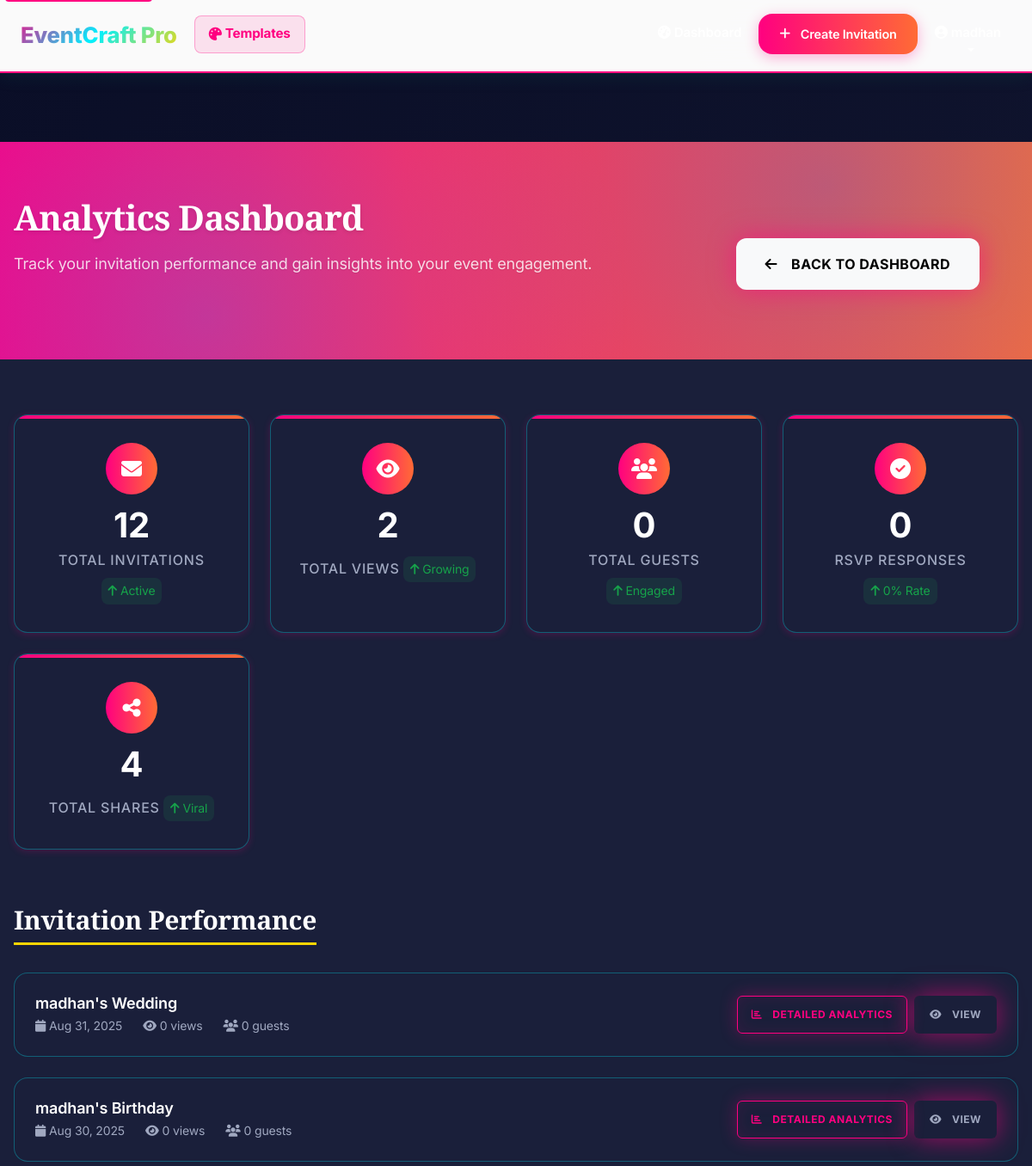
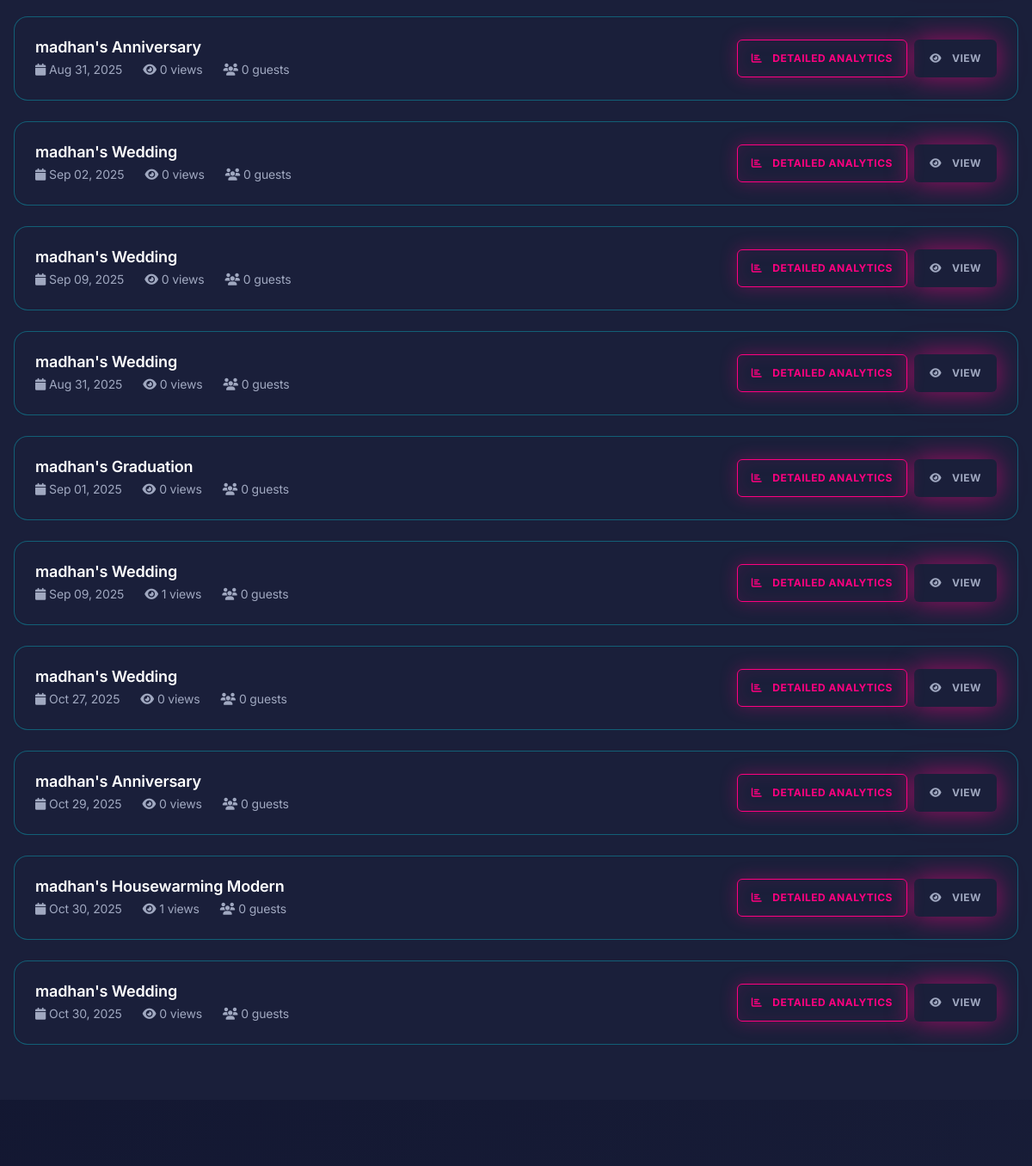
The page /analytics (signed in, upper part) on the database as committed earlier (2 pictures, top to bottom).
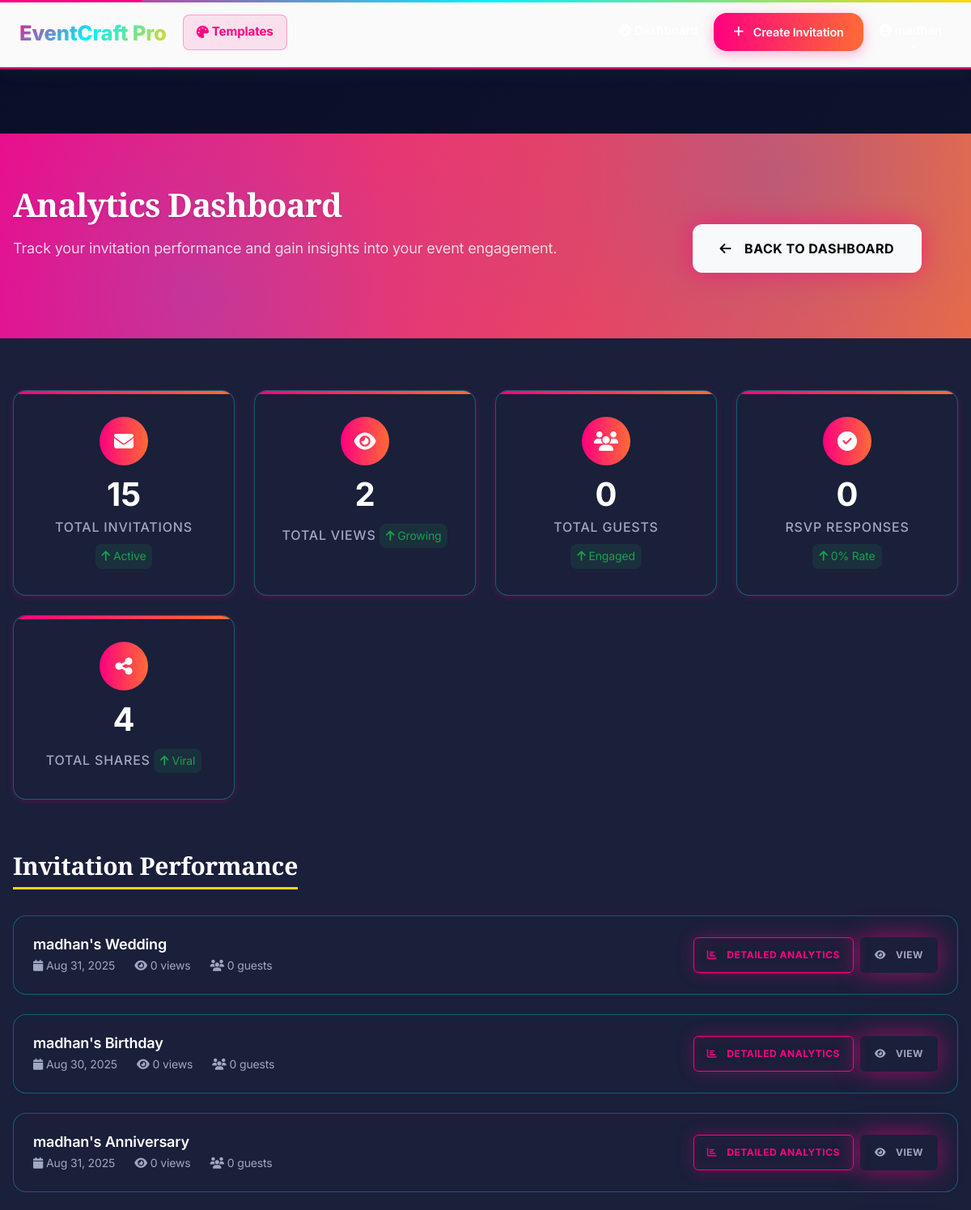
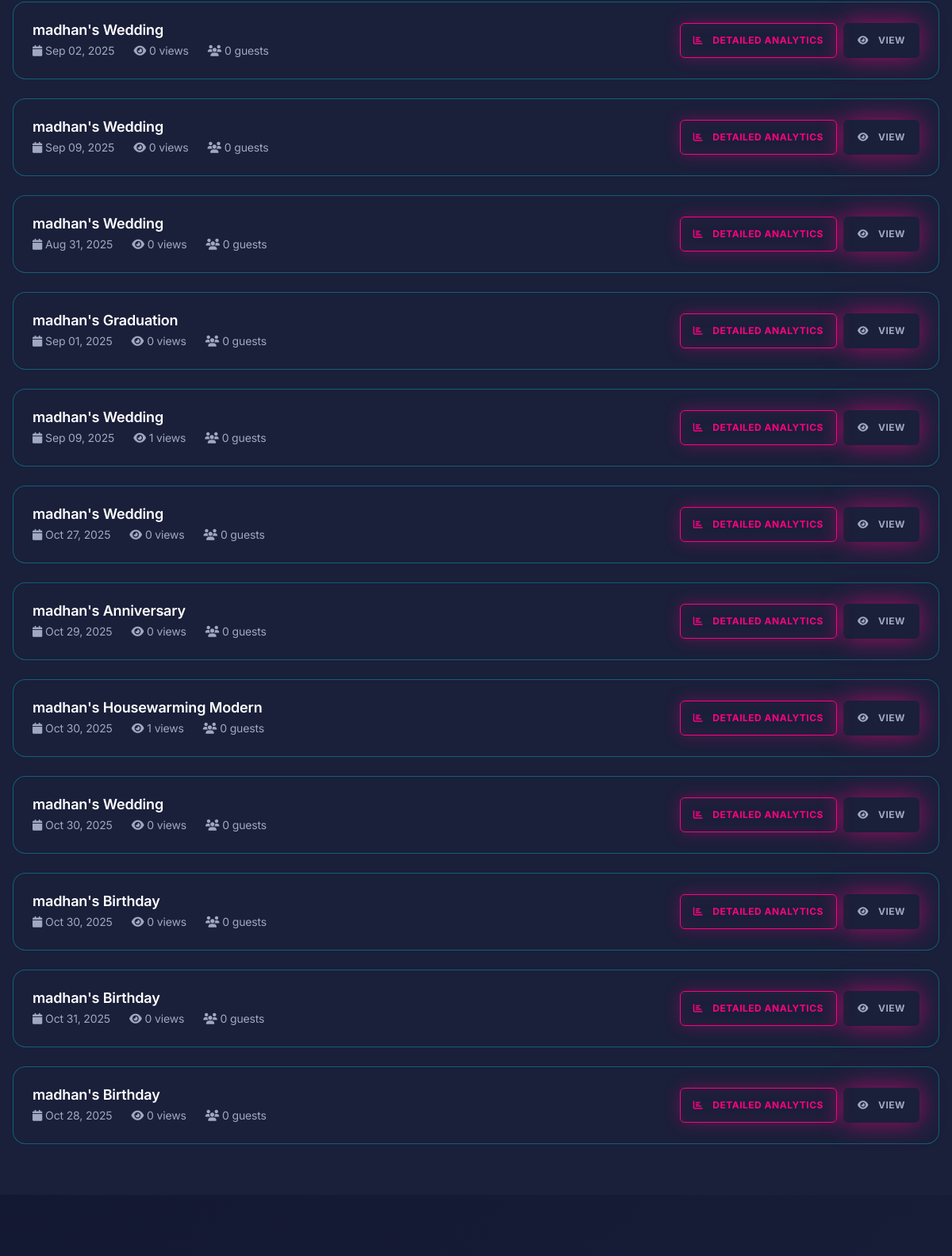
The same page on the database as committed later (2 pictures, top to bottom).
### models.py (models this page shows)
class Invitation(db.Model):
    __tablename__ = 'invitations'
    id = db.Column(db.Integer, primary_key=True)
    user_id = db.Column(db.Integer, db.ForeignKey('users.id'), nullable=False)
    title = db.Column(db.String(200))
    description = db.Column(db.Text)
    event_type = db.Column(db.String(50), nullable=False)
    template_name = db.Column(db.String(100))
    event_date = db.Column(db.DateTime)
    event_style = db.Column(db.String(50))
    bride_name = db.Column(db.String(100))
    groom_name = db.Column(db.String(100))
    muhurtham_time = db.Column(db.String(50))
    reception_time = db.Column(db.String(50))
    birthday_person = db.Column(db.String(100))
    age = db.Column(db.String(10))
    start_time = db.Column(db.String(50))
    dinner_time = db.Column(db.String(50))
    mother_name = db.Column(db.String(100))
    father_name = db.Column(db.String(100))
    babyshower_start_time = db.Column(db.String(50))
    babyshower_end_time = db.Column(db.String(50))
    graduate_name = db.Column(db.String(100))
    degree = db.Column(db.String(100))
    school = db.Column(db.String(100))
    major = db.Column(db.String(100))
    couple_names = db.Column(db.String(100))
    marriage_years = db.Column(db.String(20))
    anniversary_dinner_time = db.Column(db.String(50))
    party_time = db.Column(db.String(50))
    honoree_name = db.Column(db.String(100))
    position = db.Column(db.String(100))
    company = db.Column(db.String(100))
    start_year = db.Column(db.String(10))
    host_name = db.Column(db.String(100))
    contact_phone = db.Column(db.String(20))
    contact_email = db.Column(db.String(120))
    venue_address = db.Column(db.Text)
    love_story = db.Column(db.Text)  # For weddings
    event_story = db.Column(db.Text)  # For other events
    main_image = db.Column(db.String(255))
    bride_image = db.Column(db.String(255))
    groom_image = db.Column(db.String(255))
    birthday_image = db.Column(db.String(255))
    couple_image = db.Column(db.String(255))
    graduate_image = db.Column(db.String(255))
    honoree_image = db.Column(db.String(255))
    gallery_images = db.Column(db.Text)  # JSON string of image filenames
    customization_data = db.Column(db.Text)  # JSON string of customization settings
    share_url = db.Column(db.String(100), unique=True, nullable=False)
    view_count = db.Column(db.Integer, default=0)
    is_active = db.Column(db.Boolean, default=True)
    expires_at = db.Column(db.DateTime, default=lambda: datetime.utcnow() + timedelta(days=365))  # Default 1 year expiration
    created_at = db.Column(db.DateTime, default=datetime.utcnow)
    updated_at = db.Column(db.DateTime, default=datetime.utcnow, onupdate=datetime.utcnow)
    wishes = db.relationship('Wish', backref='invitation', lazy=True, cascade='all, delete-orphan')
    guests = db.relationship('Guest', backref='invitation', lazy=True, cascade='all, delete-orphan')
    rsvps = db.relationship('RSVP', backref='invitation', lazy=True, cascade='all, delete-orphan')
    views = db.relationship('InvitationView', backref='invitation', lazy=True, cascade='all, delete-orphan')
    shares = db.relationship('InvitationShare', backref='invitation', lazy=True, cascade='all, delete-orphan')

### routes.py (the view)
    @app.route('/analytics')
    def analytics():
        if not is_authenticated():
            flash('Please login to view analytics', 'error')
            return redirect(url_for('auth'))
        user_id = session['user_id']
        invitations = Invitation.query.filter_by(user_id=user_id).all()
        if not invitations:
            flash('No invitations found. Create your first invitation to see analytics.', 'info')
            return redirect(url_for('dashboard'))
        total_views = sum(invitation.view_count for invitation in invitations)
        total_guests = sum(len(invitation.guests) for invitation in invitations)
        total_shares = sum(InvitationShare.query.filter_by(invitation_id=invitation.id).count() for invitation in invitations)
        total_rsvps = sum(RSVP.query.filter_by(invitation_id=invitation.id).count() for invitation in invitations)
        rsvp_rate = round((total_rsvps / total_guests * 100) if total_guests > 0 else 0, 1)
        analytics = {
            'total_invitations': len(invitations),
            'total_views': total_views,
            'total_guests': total_guests,
            'total_rsvps': total_rsvps,
            'total_shares': total_shares,
            'rsvp_rate': rsvp_rate
        }
        return render_template('analytics/general.html',
                             analytics=analytics,
                             invitations=invitations)

### app.py (called while the page is built)
@app.context_processor
def inject_session():
    from flask import session
    return dict(session=session)

@app.after_request
def after_request(response):
    response.headers.add('Access-Control-Allow-Origin', '*')
    response.headers.add('Access-Control-Allow-Headers', 'Content-Type,Authorization')
    response.headers.add('Access-Control-Allow-Methods', 'GET,PUT,POST,DELETE,OPTIONS')
    return response

### routes.py (called while the page is built)
def is_authenticated():
    return 'user_id' in session

### templates/analytics/general.html (shortened to what this page needs)
{% extends "base.html" %}
{% block content %}
<section class="analytics-hero">
    <div class="container">
        <div class="row align-items-center">
            <div class="col-lg-8">
                <h1 class="hero-title">Analytics Dashboard</h1>
                <p class="hero-subtitle">
                    Track your invitation performance and gain insights into your event engagement.
                </p>
            </div>
            <div class="col-lg-4 text-center">
                <div class="hero-actions">
                    <a href="{{ url_for('dashboard') }}" class="btn btn-light btn-lg">
                        <i class="fas fa-arrow-left me-2"></i>
                        Back to Dashboard
                    </a>
                </div>
            </div>
        </div>
    </div>
</section>
<section class="analytics-content">
    <div class="container">
        <div class="stats-grid">
            <div class="stat-card">
                <div class="stat-icon">
                    <i class="fas fa-envelope"></i>
                </div>
                <span class="stat-number">{{ analytics.total_invitations }}</span>
                <span class="stat-label">Total Invitations</span>
                <div class="stat-change positive">
                    <i class="fas fa-arrow-up me-1"></i>Active
                </div>
            </div>
            <div class="stat-card">
                <div class="stat-icon">
                    <i class="fas fa-eye"></i>
                </div>
                <span class="stat-number">{{ analytics.total_views }}</span>
                <span class="stat-label">Total Views</span>
                <div class="stat-change positive">
                    <i class="fas fa-arrow-up me-1"></i>Growing
                </div>
            </div>
            <div class="stat-card">
                <div class="stat-icon">
                    <i class="fas fa-users"></i>
                </div>
                <span class="stat-number">{{ analytics.total_guests }}</span>
                <span class="stat-label">Total Guests</span>
                <div class="stat-change positive">
                    <i class="fas fa-arrow-up me-1"></i>Engaged
                </div>
            </div>
            <div class="stat-card">
                <div class="stat-icon">
                    <i class="fas fa-check-circle"></i>
                </div>
                <span class="stat-number">{{ analytics.total_rsvps }}</span>
                <span class="stat-label">RSVP Responses</span>
                <div class="stat-change positive">
                    <i class="fas fa-arrow-up me-1"></i>{{ analytics.rsvp_rate }}% Rate
                </div>
            </div>
            <div class="stat-card">
                <div class="stat-icon">
                    <i class="fas fa-share-alt"></i>
                </div>
                <span class="stat-number">{{ analytics.total_shares }}</span>
                <span class="stat-label">Total Shares</span>
                <div class="stat-change positive">
                    <i class="fas fa-arrow-up me-1"></i>Viral
                </div>
            </div>
        </div>
        <div class="invitations-section">
            <h2 class="section-title">Invitation Performance</h2>
            {% if invitations %}
            <div class="invitation-list">
                {% for invitation in invitations %}
                <div class="invitation-item">
                    <div class="invitation-info">
                        <h3 class="invitation-title">{{ invitation.title }}</h3>
                        <div class="invitation-meta">
                            <span><i class="fas fa-calendar me-1"></i>{{ invitation.event_date.strftime('%b %d, %Y') if invitation.event_date else 'No date set' }}</span>
                            <span><i class="fas fa-eye me-1"></i>{{ invitation.view_count }} views</span>
                            <span><i class="fas fa-users me-1"></i>{{ invitation.guests|length }} guests</span>
                        </div>
                    </div>
                    <div class="invitation-actions">
                        <a href="{{ url_for('invitation_analytics', invitation_id=invitation.id) }}" class="btn btn-outline-primary btn-sm">
                            <i class="fas fa-chart-bar me-1"></i>Detailed Analytics
                        </a>
                        <a href="{{ url_for('view_invitation_final', share_url=invitation.share_url) }}" class="btn btn-outline-secondary btn-sm" target="_blank">
                            <i class="fas fa-eye me-1"></i>View
                        </a>
                    </div>
                </div>
                {% endfor %}
            </div>
            {% endif %}
        </div>
    </div>
</section>
{% endblock %}

### templates/base.html (shortened to what this page needs)
<!DOCTYPE html>
<html lang="en">
<head>
    <link href="https://cdn.jsdelivr.net/npm/bootstrap@5.3.0/dist/css/bootstrap.min.css" rel="stylesheet">
    <link rel="stylesheet" href="https://cdnjs.cloudflare.com/ajax/libs/font-awesome/6.4.0/css/all.min.css">
    <link rel="stylesheet" href="/static/css/style.css?v=6.0">
</head>
<body>
    <nav class="navbar navbar-expand-lg fixed-top" id="mainNavbar" role="navigation" aria-label="Main navigation">
        <div class="container">
            <a class="navbar-brand" href="{{ url_for('index') }}" aria-label="EventCraft Pro - Go to homepage">
                EventCraft Pro
            </a>
            <div class="collapse navbar-collapse" id="navbarNav">
                <ul class="navbar-nav me-auto" role="menubar">
                    <li class="nav-item" role="none">
                        <a class="nav-link" href="{{ url_for('templates') }}" role="menuitem" aria-label="Browse invitation templates">
                            <i class="fas fa-palette me-1" aria-hidden="true"></i>Templates
                        </a>
                    </li>
                </ul>
                <ul class="navbar-nav ms-auto">
                    {% if session.user_id %}
                        <li class="nav-item">
                            <a class="nav-link" href="{{ url_for('dashboard') }}">
                                <i class="fas fa-tachometer-alt me-1"></i>Dashboard
                            </a>
                        </li>
                        <li class="nav-item">
                            <a class="btn-primary-custom" href="{{ url_for('templates') }}">
                                <i class="fas fa-plus me-1"></i>Create Invitation
                            </a>
                        </li>
                        <li class="nav-item dropdown">
                            <a class="nav-link dropdown-toggle" href="#" role="button" data-bs-toggle="dropdown" aria-expanded="false">
                                <i class="fas fa-user-circle me-1"></i>{{ session.user_name if session.user_name else 'User' }}
                            </a>
                        </li>
                    {% else %}
                        <li class="nav-item">
                            <a class="btn-primary-custom" href="{{ url_for('auth') }}">
                                <i class="fas fa-rocket me-1"></i>Get Started
                            </a>
                        </li>
                    {% endif %}
                </ul>
            </div>
        </div>
    </nav>
    <main id="main-content" class="main-content" role="main" aria-label="Main content">
    <main class="fade-in">
        {% block content %}{% endblock %}
    </main>
</body>
</html>

### templates/analytics/general.html (style rules this page uses)
.analytics-hero { background: var(--gradient-primary); color: white; padding: var(--spacing-3xl) 0; position: relative; overflow: hidden; }
.analytics-hero::before { content: ''; position: absolute; top: 0; left: 0; right: 0; bottom: 0; background: radial-gradient(circle at 20% 80%, rgba(59, 130, 246, 0.3) 0%, transparent 50%), radial-gradient(circle at 80% 20%, rgba(37, 99, 235, 0.3) 0%, transparent 50%); pointer-events: none; }
.analytics-hero .container { position: relative; z-index: 2; }
.hero-title { font-size: 2.5rem; font-weight: 700; margin-bottom: var(--spacing-md); color: white; }
.hero-subtitle { font-size: 1.125rem; opacity: 0.9; margin-bottom: var(--spacing-xl); }
.analytics-content { padding: var(--spacing-3xl) 0; background: var(--bg-secondary); }
.stats-grid { display: grid; grid-template-columns: repeat(auto-fit, minmax(250px, 1fr)); gap: var(--spacing-lg); margin-bottom: var(--spacing-3xl); }
.stat-card { background: var(--bg-card); border: 1px solid var(--border-color); border-radius: var(--radius-xl); padding: var(--spacing-xl); text-align: center; transition: all 0.3s ease; position: relative; overflow: hidden; }
.stat-card::before { content: ''; position: absolute; top: 0; left: 0; right: 0; height: 4px; background: var(--gradient-primary); }
.stat-icon { width: 60px; height: 60px; background: var(--gradient-primary); border-radius: var(--radius-full); display: flex; align-items: center; justify-content: center; margin: 0 auto var(--spacing-md); font-size: 1.5rem; color: white; }
.stat-number { font-size: 2.5rem; font-weight: 700; color: var(--text-primary); display: block; margin-bottom: var(--spacing-sm); }
.stat-label { font-size: 1rem; color: var(--text-secondary); font-weight: 500; }
.stat-change { font-size: 0.875rem; margin-top: var(--spacing-sm); padding: var(--spacing-xs) var(--spacing-sm); border-radius: var(--radius-md); display: inline-block; }
.stat-change.positive { background: rgba(34, 197, 94, 0.1); color: #16a34a; }
.invitations-section { margin-top: var(--spacing-3xl); }
.section-title { font-size: 1.875rem; font-weight: 600; color: var(--text-primary); margin-bottom: var(--spacing-xl); }
.invitation-list { display: grid; gap: var(--spacing-lg); }
.invitation-item { background: var(--bg-card); border: 1px solid var(--border-color); border-radius: var(--radius-xl); padding: var(--spacing-lg); display: flex; align-items: center; justify-content: space-between; transition: all 0.3s ease; }
.invitation-info { flex: 1; }
.invitation-title { font-size: 1.125rem; font-weight: 600; color: var(--text-primary); margin-bottom: var(--spacing-xs); }
.invitation-meta { display: flex; gap: var(--spacing-lg); font-size: 0.875rem; color: var(--text-secondary); }
.invitation-actions { display: flex; gap: var(--spacing-sm); }

Rows that differ between the two databases and show on the page:
added Invitation: title "madhan's Birthday", event_date "Oct 30, 2025", view_count "0", guests|length "0"
added Invitation: title "madhan's Birthday", event_date "Oct 31, 2025", view_count "0", guests|length "0"
added Invitation: title "madhan's Birthday", event_date "Oct 28, 2025", view_count "0", guests|length "0"
Other text that changed with them:
{{ analytics.total_invitations }}: "12" → "15"
